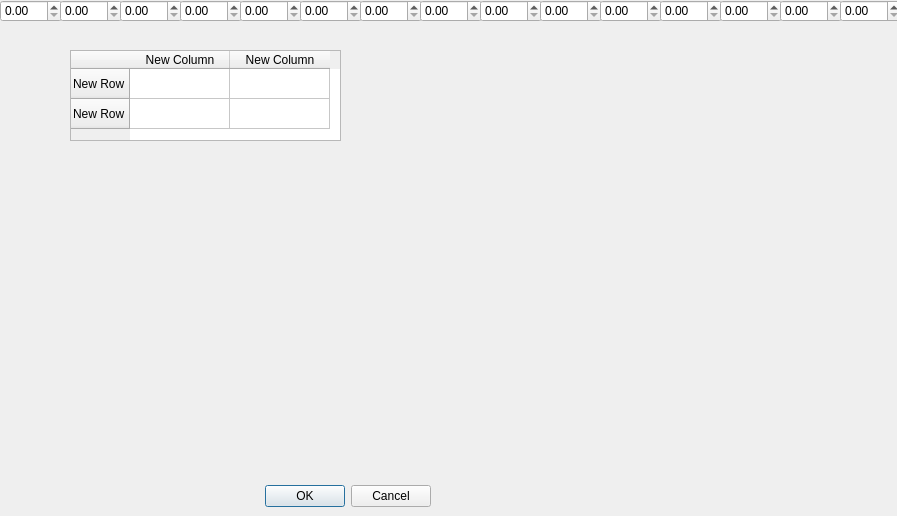
<?xml version="1.0" encoding="UTF-8"?>
<ui version="4.0">
 <class>dialogSetKernel</class>
 <widget class="QDialog" name="dialogSetKernel">
  <property name="geometry">
   <rect>
    <x>0</x>
    <y>0</y>
    <width>897</width>
    <height>516</height>
   </rect>
  </property>
  <property name="windowTitle">
   <string>Dialog</string>
  </property>
  <widget class="QDialogButtonBox" name="buttonBox">
   <property name="geometry">
    <rect>
     <x>90</x>
     <y>480</y>
     <width>341</width>
     <height>32</height>
    </rect>
   </property>
   <property name="orientation">
    <enum>Qt::Horizontal</enum>
   </property>
   <property name="standardButtons">
    <set>QDialogButtonBox::Cancel|QDialogButtonBox::Ok</set>
   </property>
  </widget>
  <widget class="QDoubleSpinBox" name="doubleSpinBox">
   <property name="geometry">
    <rect>
     <x>0</x>
     <y>0</y>
     <width>62</width>
     <height>22</height>
    </rect>
   </property>
  </widget>
  <widget class="QDoubleSpinBox" name="doubleSpinBox_2">
   <property name="geometry">
    <rect>
     <x>60</x>
     <y>0</y>
     <width>62</width>
     <height>22</height>
    </rect>
   </property>
  </widget>
  <widget class="QDoubleSpinBox" name="doubleSpinBox_3">
   <property name="geometry">
    <rect>
     <x>120</x>
     <y>0</y>
     <width>62</width>
     <height>22</height>
    </rect>
   </property>
  </widget>
  <widget class="QDoubleSpinBox" name="doubleSpinBox_4">
   <property name="geometry">
    <rect>
     <x>180</x>
     <y>0</y>
     <width>62</width>
     <height>22</height>
    </rect>
   </property>
  </widget>
  <widget class="QDoubleSpinBox" name="doubleSpinBox_5">
   <property name="geometry">
    <rect>
     <x>240</x>
     <y>0</y>
     <width>62</width>
     <height>22</height>
    </rect>
   </property>
  </widget>
  <widget class="QDoubleSpinBox" name="doubleSpinBox_6">
   <property name="geometry">
    <rect>
     <x>300</x>
     <y>0</y>
     <width>62</width>
     <height>22</height>
    </rect>
   </property>
  </widget>
  <widget class="QDoubleSpinBox" name="doubleSpinBox_7">
   <property name="geometry">
    <rect>
     <x>360</x>
     <y>0</y>
     <width>62</width>
     <height>22</height>
    </rect>
   </property>
  </widget>
  <widget class="QDoubleSpinBox" name="doubleSpinBox_8">
   <property name="geometry">
    <rect>
     <x>420</x>
     <y>0</y>
     <width>62</width>
     <height>22</height>
    </rect>
   </property>
  </widget>
  <widget class="QDoubleSpinBox" name="doubleSpinBox_9">
   <property name="geometry">
    <rect>
     <x>480</x>
     <y>0</y>
     <width>62</width>
     <height>22</height>
    </rect>
   </property>
  </widget>
  <widget class="QDoubleSpinBox" name="doubleSpinBox_10">
   <property name="geometry">
    <rect>
     <x>540</x>
     <y>0</y>
     <width>62</width>
     <height>22</height>
    </rect>
   </property>
  </widget>
  <widget class="QDoubleSpinBox" name="doubleSpinBox_11">
   <property name="geometry">
    <rect>
     <x>600</x>
     <y>0</y>
     <width>62</width>
     <height>22</height>
    </rect>
   </property>
  </widget>
  <widget class="QDoubleSpinBox" name="doubleSpinBox_12">
   <property name="geometry">
    <rect>
     <x>660</x>
     <y>0</y>
     <width>62</width>
     <height>22</height>
    </rect>
   </property>
  </widget>
  <widget class="QDoubleSpinBox" name="doubleSpinBox_13">
   <property name="geometry">
    <rect>
     <x>720</x>
     <y>0</y>
     <width>62</width>
     <height>22</height>
    </rect>
   </property>
  </widget>
  <widget class="QDoubleSpinBox" name="doubleSpinBox_14">
   <property name="geometry">
    <rect>
     <x>780</x>
     <y>0</y>
     <width>62</width>
     <height>22</height>
    </rect>
   </property>
  </widget>
  <widget class="QDoubleSpinBox" name="doubleSpinBox_15">
   <property name="geometry">
    <rect>
     <x>840</x>
     <y>0</y>
     <width>62</width>
     <height>22</height>
    </rect>
   </property>
  </widget>
  <widget class="QTableWidget" name="tableWidget">
   <property name="geometry">
    <rect>
     <x>70</x>
     <y>50</y>
     <width>271</width>
     <height>91</height>
    </rect>
   </property>
   <property name="rowCount">
    <number>2</number>
   </property>
   <property name="columnCount">
    <number>2</number>
   </property>
   <row>
    <property name="text">
     <string>New Row</string>
    </property>
   </row>
   <row>
    <property name="text">
     <string>New Row</string>
    </property>
   </row>
   <column>
    <property name="text">
     <string>New Column</string>
    </property>
   </column>
   <column>
    <property name="text">
     <string>New Column</string>
    </property>
   </column>
   <item row="0" column="0">
    <property name="text">
     <string/>
    </property>
   </item>
  </widget>
 </widget>
 <resources/>
 <connections>
  <connection>
   <sender>buttonBox</sender>
   <signal>accepted()</signal>
   <receiver>dialogSetKernel</receiver>
   <slot>accept()</slot>
   <hints>
    <hint type="sourcelabel">
     <x>248</x>
     <y>254</y>
    </hint>
    <hint type="destinationlabel">
     <x>157</x>
     <y>274</y>
    </hint>
   </hints>
  </connection>
  <connection>
   <sender>buttonBox</sender>
   <signal>rejected()</signal>
   <receiver>dialogSetKernel</receiver>
   <slot>reject()</slot>
   <hints>
    <hint type="sourcelabel">
     <x>316</x>
     <y>260</y>
    </hint>
    <hint type="destinationlabel">
     <x>286</x>
     <y>274</y>
    </hint>
   </hints>
  </connection>
 </connections>
</ui>
